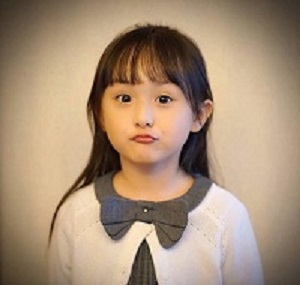
//> input picture Opencv_task41-60/photo/girl.jpg, 300 x 285 px
$ ./044自适应阈值算法   (built with g++ and OpenCV 4)
//> lines starting //> are read from the running program, lines starting //| are printed output that depends on the picture; after the words box and inside, x2 and y2 are one past the last pixel; in counts of white or black regions, pixels touching at a corner belong together
#include <opencv2/opencv.hpp>
#include <iostream>

using namespace cv;
using namespace std;

int main(int argc, const char *argv[])
{
	Mat src = imread("photo/girl.jpg");
//> src is the input picture: 285 rows x 300 cols, CV_8UC3; mean B, G, R 119.4, 143.4, 168
	if (src.empty()) {
		printf("could not load image...\n");
		return -1;
	}
	namedWindow("input", WINDOW_AUTOSIZE);
	imshow("input", src);

	// 自动阈值寻找与二值化
	Mat gray, binary;
	cvtColor(src, gray, COLOR_BGR2GRAY);
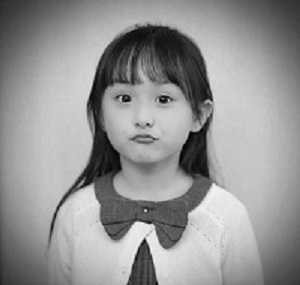
//> gray: 285 rows x 300 cols, CV_8UC1; min 1, max 246, mean 148
	adaptiveThreshold(gray, binary, 255, ADAPTIVE_THRESH_GAUSSIAN_C, THRESH_BINARY, 25, 10);
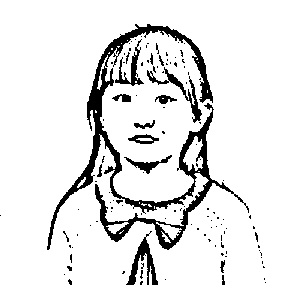
//> binary: 285 rows x 300 cols, CV_8UC1; 90% white; 118 black regions (104 under 20 px), largest, box (x1, y1, x2, y2) and area: (47, 24, 249, 250) 5910, (126, 231, 158, 285) 550, (147, 67, 202, 123) 489

	imshow("binary", binary);
	//imwrite("D:/binary.png", binary);

	waitKey(0);
	return 0;
}

$ run again, with Opencv_task41-60/photo/hand.jpg copied over Opencv_task41-60/photo/girl.jpg
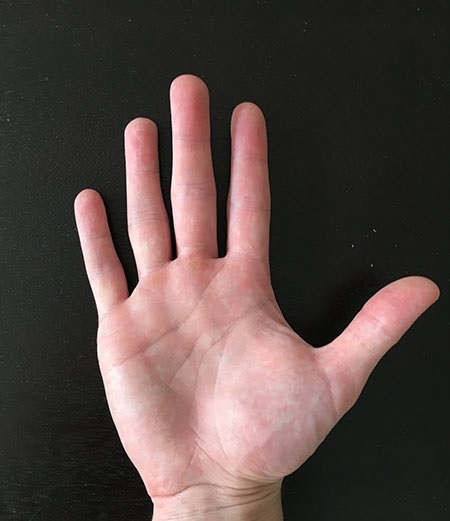
//> input picture Opencv_task41-60/photo/hand.jpg, 450 x 521 px
//> src is the input picture: 521 rows x 450 cols, CV_8UC3; mean B, G, R 67.4, 70.7, 86.1
//> `cvtColor(src, gray, COLOR_BGR2GRAY);`:
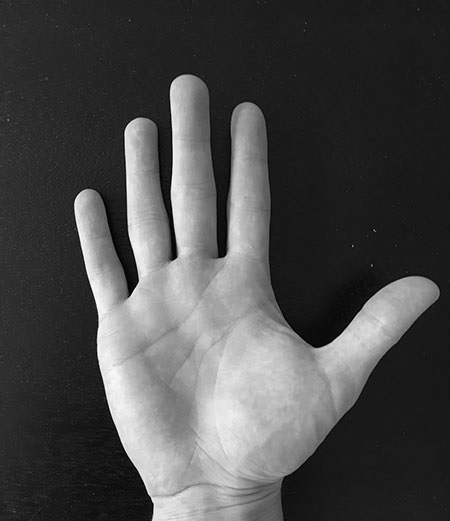
//> gray: 521 rows x 450 cols, CV_8UC1; min 0, max 253, mean 75
//> `adaptiveThreshold(gray, binary, 255, ADAPTIVE_THRESH_GAUSSIAN_C, THRES..`:
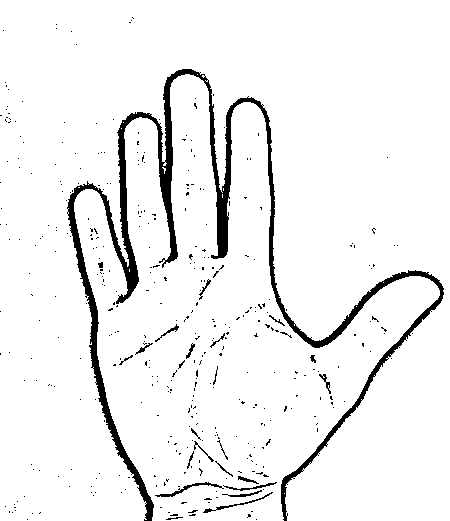
//> binary: 521 rows x 450 cols, CV_8UC1; 94.2% white; 400 black regions (377 under 20 px), largest, box (x1, y1, x2, y2) and area: (67, 69, 444, 521) 11305, (155, 482, 224, 497) 183, (203, 492, 273, 513) 142
